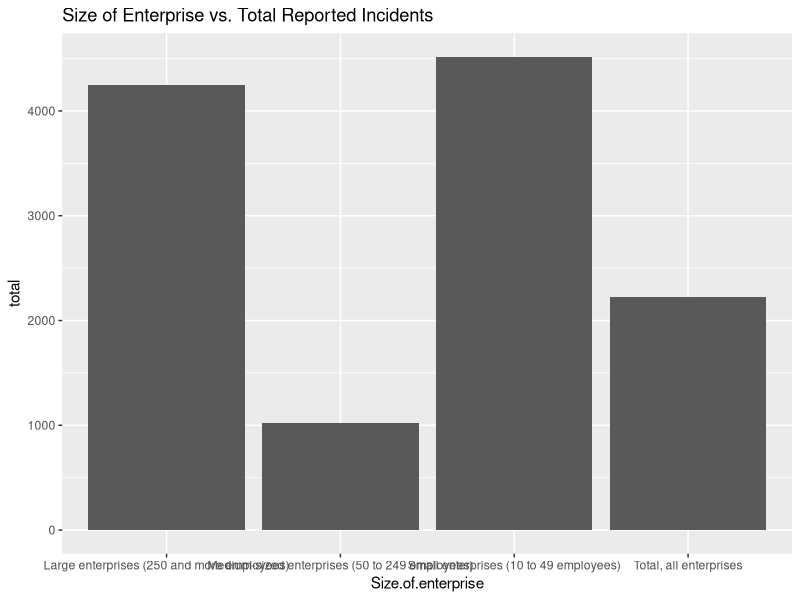

Recreate this plot in R.
library(dplyr)
library(ggplot2)
measures <- read.csv("22100001.csv")
reasons <- read.csv("22100056.csv")
incidents  <- read.csv("22100076.csv")
impacts <- read.csv("22100077.csv")
#police <- read.csv("22100078.csv")
freq <- read.csv("22100079.csv")
joinedtable <- read.csv("JoinedTable.csv")

#measures and impacts can be column joined as they contain the same data
#measures data: what security measures organizations have put in place to mitigate incidents (i.e. anti-malware)
#impacts data: the impact resulted in the incidents (i.e. Loss of revenue)
df1 <- cbind(measures,impacts$Impacts.of.cyber.security.incidents)
df1 <- tbl_df(df1)
df1 <- df1 %>% select(GEO,Cyber.security.measures,North.American.Industry.Classification.System..NAICS.,Size.of.enterprise,UOM,VALUE,STATUS,`impacts$Impacts.of.cyber.security.incidents`)

#incidents and reasons can be joined as they contain same data      
#incidents data: the actual incident/reason for the cyberattack
#reasons data: reason for investing in cybersecurity measures
df2 <- cbind(incidents,reasons$Main.reasons.for.spending.time.or.money.on.cyber.security.measures.and.or.related.skills.training)
df2 <- tbl_df(df2)
df2 <- df2 %>% select(GEO,Cyber.security.incidents,North.American.Industry.Classification.System..NAICS.,Size.of.enterprise,UOM,VALUE,STATUS,`reasons$Main.reasons.for.spending.time.or.money.on.cyber.security.measures.and.or.related.skills.training`)

freq_df <- tbl_df(freq)
freq_df <- freq_df %>% select(GEO,Frequency.of.cyber.security.incidents,North.American.Industry.Classification.System..NAICS.,Size.of.enterprise,UOM,VALUE,STATUS)

#example frequency plot of size of enterprise vs # of reported incidents
freq_df_agg <- freq_df %>% group_by(Size.of.enterprise) %>% summarise(total = sum(VALUE,na.rm = TRUE)) 
ggplot(data = freq_df_agg, aes(x = Size.of.enterprise,y = total)) + geom_bar(stat = "identity") + ggtitle("Size of Enterprise vs. Total Reported Incidents")


